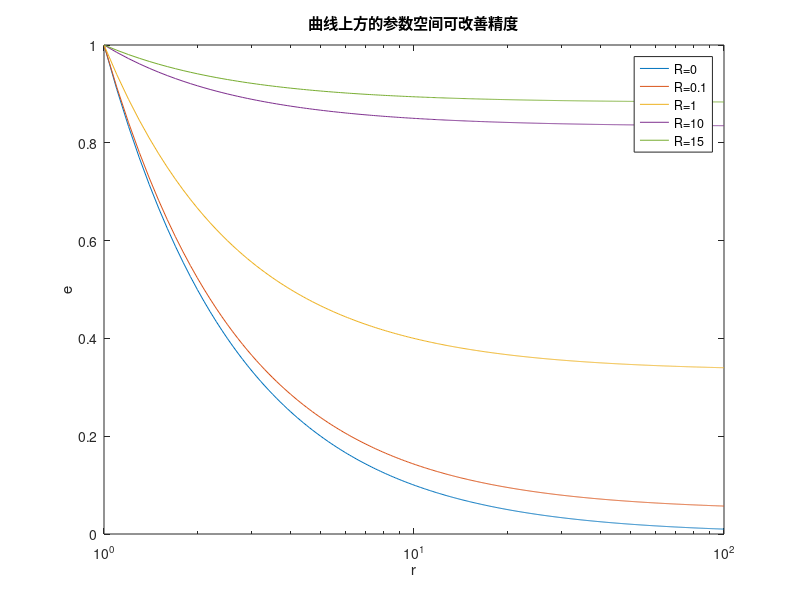

MATLAB code to generate this figure:
%% 展示Galloway论文中精度有改善的区间
clear;
close all;
R = [0,0.1,1,10,15];
r = 1:0.1:100;
e = zeros(length(r),length(R));
for i = 1:length(R)
    for j = 1:length(r)
        e(j,i)=(r(j)*R(i)+2)/(r(j)*(R(i)+2));
    end
end
figure;
semilogx(r,e);
xlabel('r');
ylabel('e');
title('曲线上方的参数空间可改善精度');
legend({'R=0','R=0.1','R=1','R=10','R=15'});